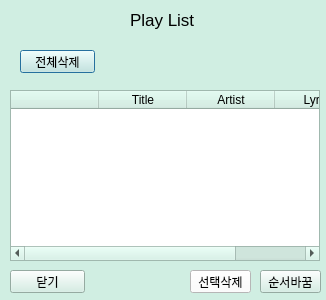
<?xml version="1.0" encoding="UTF-8"?>
<ui version="4.0">
 <class>playwidget</class>
 <widget class="QDialog" name="playwidget">
  <property name="geometry">
   <rect>
    <x>0</x>
    <y>0</y>
    <width>326</width>
    <height>300</height>
   </rect>
  </property>
  <property name="palette">
   <palette>
    <active>
     <colorrole role="WindowText">
      <brush brushstyle="SolidPattern">
       <color alpha="255">
        <red>0</red>
        <green>0</green>
        <blue>0</blue>
       </color>
      </brush>
     </colorrole>
     <colorrole role="Button">
      <brush brushstyle="SolidPattern">
       <color alpha="255">
        <red>208</red>
        <green>238</green>
        <blue>226</blue>
       </color>
      </brush>
     </colorrole>
     <colorrole role="Light">
      <brush brushstyle="SolidPattern">
       <color alpha="255">
        <red>255</red>
        <green>255</green>
        <blue>255</blue>
       </color>
      </brush>
     </colorrole>
     <colorrole role="Midlight">
      <brush brushstyle="SolidPattern">
       <color alpha="255">
        <red>231</red>
        <green>246</green>
        <blue>240</blue>
       </color>
      </brush>
     </colorrole>
     <colorrole role="Dark">
      <brush brushstyle="SolidPattern">
       <color alpha="255">
        <red>104</red>
        <green>119</green>
        <blue>113</blue>
       </color>
      </brush>
     </colorrole>
     <colorrole role="Mid">
      <brush brushstyle="SolidPattern">
       <color alpha="255">
        <red>139</red>
        <green>159</green>
        <blue>151</blue>
       </color>
      </brush>
     </colorrole>
     <colorrole role="Text">
      <brush brushstyle="SolidPattern">
       <color alpha="255">
        <red>0</red>
        <green>0</green>
        <blue>0</blue>
       </color>
      </brush>
     </colorrole>
     <colorrole role="BrightText">
      <brush brushstyle="SolidPattern">
       <color alpha="255">
        <red>255</red>
        <green>255</green>
        <blue>255</blue>
       </color>
      </brush>
     </colorrole>
     <colorrole role="ButtonText">
      <brush brushstyle="SolidPattern">
       <color alpha="255">
        <red>0</red>
        <green>0</green>
        <blue>0</blue>
       </color>
      </brush>
     </colorrole>
     <colorrole role="Base">
      <brush brushstyle="SolidPattern">
       <color alpha="255">
        <red>255</red>
        <green>255</green>
        <blue>255</blue>
       </color>
      </brush>
     </colorrole>
     <colorrole role="Window">
      <brush brushstyle="SolidPattern">
       <color alpha="255">
        <red>208</red>
        <green>238</green>
        <blue>226</blue>
       </color>
      </brush>
     </colorrole>
     <colorrole role="Shadow">
      <brush brushstyle="SolidPattern">
       <color alpha="255">
        <red>0</red>
        <green>0</green>
        <blue>0</blue>
       </color>
      </brush>
     </colorrole>
     <colorrole role="AlternateBase">
      <brush brushstyle="SolidPattern">
       <color alpha="255">
        <red>231</red>
        <green>246</green>
        <blue>240</blue>
       </color>
      </brush>
     </colorrole>
     <colorrole role="ToolTipBase">
      <brush brushstyle="SolidPattern">
       <color alpha="255">
        <red>255</red>
        <green>255</green>
        <blue>220</blue>
       </color>
      </brush>
     </colorrole>
     <colorrole role="ToolTipText">
      <brush brushstyle="SolidPattern">
       <color alpha="255">
        <red>0</red>
        <green>0</green>
        <blue>0</blue>
       </color>
      </brush>
     </colorrole>
     <colorrole role="PlaceholderText">
      <brush brushstyle="SolidPattern">
       <color alpha="128">
        <red>0</red>
        <green>0</green>
        <blue>0</blue>
       </color>
      </brush>
     </colorrole>
    </active>
    <inactive>
     <colorrole role="WindowText">
      <brush brushstyle="SolidPattern">
       <color alpha="255">
        <red>0</red>
        <green>0</green>
        <blue>0</blue>
       </color>
      </brush>
     </colorrole>
     <colorrole role="Button">
      <brush brushstyle="SolidPattern">
       <color alpha="255">
        <red>208</red>
        <green>238</green>
        <blue>226</blue>
       </color>
      </brush>
     </colorrole>
     <colorrole role="Light">
      <brush brushstyle="SolidPattern">
       <color alpha="255">
        <red>255</red>
        <green>255</green>
        <blue>255</blue>
       </color>
      </brush>
     </colorrole>
     <colorrole role="Midlight">
      <brush brushstyle="SolidPattern">
       <color alpha="255">
        <red>231</red>
        <green>246</green>
        <blue>240</blue>
       </color>
      </brush>
     </colorrole>
     <colorrole role="Dark">
      <brush brushstyle="SolidPattern">
       <color alpha="255">
        <red>104</red>
        <green>119</green>
        <blue>113</blue>
       </color>
      </brush>
     </colorrole>
     <colorrole role="Mid">
      <brush brushstyle="SolidPattern">
       <color alpha="255">
        <red>139</red>
        <green>159</green>
        <blue>151</blue>
       </color>
      </brush>
     </colorrole>
     <colorrole role="Text">
      <brush brushstyle="SolidPattern">
       <color alpha="255">
        <red>0</red>
        <green>0</green>
        <blue>0</blue>
       </color>
      </brush>
     </colorrole>
     <colorrole role="BrightText">
      <brush brushstyle="SolidPattern">
       <color alpha="255">
        <red>255</red>
        <green>255</green>
        <blue>255</blue>
       </color>
      </brush>
     </colorrole>
     <colorrole role="ButtonText">
      <brush brushstyle="SolidPattern">
       <color alpha="255">
        <red>0</red>
        <green>0</green>
        <blue>0</blue>
       </color>
      </brush>
     </colorrole>
     <colorrole role="Base">
      <brush brushstyle="SolidPattern">
       <color alpha="255">
        <red>255</red>
        <green>255</green>
        <blue>255</blue>
       </color>
      </brush>
     </colorrole>
     <colorrole role="Window">
      <brush brushstyle="SolidPattern">
       <color alpha="255">
        <red>208</red>
        <green>238</green>
        <blue>226</blue>
       </color>
      </brush>
     </colorrole>
     <colorrole role="Shadow">
      <brush brushstyle="SolidPattern">
       <color alpha="255">
        <red>0</red>
        <green>0</green>
        <blue>0</blue>
       </color>
      </brush>
     </colorrole>
     <colorrole role="AlternateBase">
      <brush brushstyle="SolidPattern">
       <color alpha="255">
        <red>231</red>
        <green>246</green>
        <blue>240</blue>
       </color>
      </brush>
     </colorrole>
     <colorrole role="ToolTipBase">
      <brush brushstyle="SolidPattern">
       <color alpha="255">
        <red>255</red>
        <green>255</green>
        <blue>220</blue>
       </color>
      </brush>
     </colorrole>
     <colorrole role="ToolTipText">
      <brush brushstyle="SolidPattern">
       <color alpha="255">
        <red>0</red>
        <green>0</green>
        <blue>0</blue>
       </color>
      </brush>
     </colorrole>
     <colorrole role="PlaceholderText">
      <brush brushstyle="SolidPattern">
       <color alpha="128">
        <red>0</red>
        <green>0</green>
        <blue>0</blue>
       </color>
      </brush>
     </colorrole>
    </inactive>
    <disabled>
     <colorrole role="WindowText">
      <brush brushstyle="SolidPattern">
       <color alpha="255">
        <red>104</red>
        <green>119</green>
        <blue>113</blue>
       </color>
      </brush>
     </colorrole>
     <colorrole role="Button">
      <brush brushstyle="SolidPattern">
       <color alpha="255">
        <red>208</red>
        <green>238</green>
        <blue>226</blue>
       </color>
      </brush>
     </colorrole>
     <colorrole role="Light">
      <brush brushstyle="SolidPattern">
       <color alpha="255">
        <red>255</red>
        <green>255</green>
        <blue>255</blue>
       </color>
      </brush>
     </colorrole>
     <colorrole role="Midlight">
      <brush brushstyle="SolidPattern">
       <color alpha="255">
        <red>231</red>
        <green>246</green>
        <blue>240</blue>
       </color>
      </brush>
     </colorrole>
     <colorrole role="Dark">
      <brush brushstyle="SolidPattern">
       <color alpha="255">
        <red>104</red>
        <green>119</green>
        <blue>113</blue>
       </color>
      </brush>
     </colorrole>
     <colorrole role="Mid">
      <brush brushstyle="SolidPattern">
       <color alpha="255">
        <red>139</red>
        <green>159</green>
        <blue>151</blue>
       </color>
      </brush>
     </colorrole>
     <colorrole role="Text">
      <brush brushstyle="SolidPattern">
       <color alpha="255">
        <red>104</red>
        <green>119</green>
        <blue>113</blue>
       </color>
      </brush>
     </colorrole>
     <colorrole role="BrightText">
      <brush brushstyle="SolidPattern">
       <color alpha="255">
        <red>255</red>
        <green>255</green>
        <blue>255</blue>
       </color>
      </brush>
     </colorrole>
     <colorrole role="ButtonText">
      <brush brushstyle="SolidPattern">
       <color alpha="255">
        <red>104</red>
        <green>119</green>
        <blue>113</blue>
       </color>
      </brush>
     </colorrole>
     <colorrole role="Base">
      <brush brushstyle="SolidPattern">
       <color alpha="255">
        <red>208</red>
        <green>238</green>
        <blue>226</blue>
       </color>
      </brush>
     </colorrole>
     <colorrole role="Window">
      <brush brushstyle="SolidPattern">
       <color alpha="255">
        <red>208</red>
        <green>238</green>
        <blue>226</blue>
       </color>
      </brush>
     </colorrole>
     <colorrole role="Shadow">
      <brush brushstyle="SolidPattern">
       <color alpha="255">
        <red>0</red>
        <green>0</green>
        <blue>0</blue>
       </color>
      </brush>
     </colorrole>
     <colorrole role="AlternateBase">
      <brush brushstyle="SolidPattern">
       <color alpha="255">
        <red>208</red>
        <green>238</green>
        <blue>226</blue>
       </color>
      </brush>
     </colorrole>
     <colorrole role="ToolTipBase">
      <brush brushstyle="SolidPattern">
       <color alpha="255">
        <red>255</red>
        <green>255</green>
        <blue>220</blue>
       </color>
      </brush>
     </colorrole>
     <colorrole role="ToolTipText">
      <brush brushstyle="SolidPattern">
       <color alpha="255">
        <red>0</red>
        <green>0</green>
        <blue>0</blue>
       </color>
      </brush>
     </colorrole>
     <colorrole role="PlaceholderText">
      <brush brushstyle="SolidPattern">
       <color alpha="128">
        <red>0</red>
        <green>0</green>
        <blue>0</blue>
       </color>
      </brush>
     </colorrole>
    </disabled>
   </palette>
  </property>
  <property name="windowTitle">
   <string>Dialog</string>
  </property>
  <widget class="QLabel" name="Title">
   <property name="geometry">
    <rect>
     <x>130</x>
     <y>10</y>
     <width>71</width>
     <height>20</height>
    </rect>
   </property>
   <property name="font">
    <font>
     <pointsize>13</pointsize>
    </font>
   </property>
   <property name="text">
    <string>Play List</string>
   </property>
  </widget>
  <widget class="QPushButton" name="deleteplay">
   <property name="geometry">
    <rect>
     <x>20</x>
     <y>50</y>
     <width>75</width>
     <height>23</height>
    </rect>
   </property>
   <property name="text">
    <string>전체삭제</string>
   </property>
  </widget>
  <widget class="QTableWidget" name="ListTable">
   <property name="geometry">
    <rect>
     <x>10</x>
     <y>90</y>
     <width>310</width>
     <height>171</height>
    </rect>
   </property>
   <property name="maximumSize">
    <size>
     <width>16777203</width>
     <height>16777215</height>
    </size>
   </property>
   <property name="acceptDrops">
    <bool>false</bool>
   </property>
   <property name="layoutDirection">
    <enum>Qt::LeftToRight</enum>
   </property>
   <property name="frameShape">
    <enum>QFrame::StyledPanel</enum>
   </property>
   <property name="frameShadow">
    <enum>QFrame::Sunken</enum>
   </property>
   <property name="lineWidth">
    <number>1</number>
   </property>
   <property name="verticalScrollBarPolicy">
    <enum>Qt::ScrollBarAsNeeded</enum>
   </property>
   <property name="horizontalScrollBarPolicy">
    <enum>Qt::ScrollBarAsNeeded</enum>
   </property>
   <property name="sizeAdjustPolicy">
    <enum>QAbstractScrollArea::AdjustIgnored</enum>
   </property>
   <property name="autoScroll">
    <bool>true</bool>
   </property>
   <property name="showGrid">
    <bool>true</bool>
   </property>
   <property name="gridStyle">
    <enum>Qt::NoPen</enum>
   </property>
   <property name="wordWrap">
    <bool>true</bool>
   </property>
   <property name="cornerButtonEnabled">
    <bool>true</bool>
   </property>
   <attribute name="horizontalHeaderDefaultSectionSize">
    <number>88</number>
   </attribute>
   <attribute name="horizontalHeaderHighlightSections">
    <bool>true</bool>
   </attribute>
   <attribute name="verticalHeaderVisible">
    <bool>false</bool>
   </attribute>
   <attribute name="verticalHeaderMinimumSectionSize">
    <number>10</number>
   </attribute>
   <attribute name="verticalHeaderDefaultSectionSize">
    <number>30</number>
   </attribute>
   <column>
    <property name="text">
     <string/>
    </property>
    <property name="textAlignment">
     <set>AlignCenter</set>
    </property>
   </column>
   <column>
    <property name="text">
     <string>Title</string>
    </property>
    <property name="textAlignment">
     <set>AlignCenter</set>
    </property>
   </column>
   <column>
    <property name="text">
     <string>Artist</string>
    </property>
    <property name="textAlignment">
     <set>AlignCenter</set>
    </property>
   </column>
   <column>
    <property name="text">
     <string>Lyrics</string>
    </property>
    <property name="textAlignment">
     <set>AlignCenter</set>
    </property>
   </column>
  </widget>
  <widget class="QPushButton" name="closeB">
   <property name="geometry">
    <rect>
     <x>10</x>
     <y>270</y>
     <width>75</width>
     <height>23</height>
    </rect>
   </property>
   <property name="text">
    <string>닫기</string>
   </property>
  </widget>
  <widget class="QPushButton" name="select_delete">
   <property name="geometry">
    <rect>
     <x>190</x>
     <y>270</y>
     <width>61</width>
     <height>23</height>
    </rect>
   </property>
   <property name="palette">
    <palette>
     <active>
      <colorrole role="WindowText">
       <brush brushstyle="SolidPattern">
        <color alpha="255">
         <red>0</red>
         <green>0</green>
         <blue>0</blue>
        </color>
       </brush>
      </colorrole>
      <colorrole role="Button">
       <brush brushstyle="SolidPattern">
        <color alpha="255">
         <red>255</red>
         <green>255</green>
         <blue>255</blue>
        </color>
       </brush>
      </colorrole>
      <colorrole role="Light">
       <brush brushstyle="SolidPattern">
        <color alpha="255">
         <red>255</red>
         <green>255</green>
         <blue>255</blue>
        </color>
       </brush>
      </colorrole>
      <colorrole role="Midlight">
       <brush brushstyle="SolidPattern">
        <color alpha="255">
         <red>255</red>
         <green>255</green>
         <blue>255</blue>
        </color>
       </brush>
      </colorrole>
      <colorrole role="Dark">
       <brush brushstyle="SolidPattern">
        <color alpha="255">
         <red>127</red>
         <green>127</green>
         <blue>127</blue>
        </color>
       </brush>
      </colorrole>
      <colorrole role="Mid">
       <brush brushstyle="SolidPattern">
        <color alpha="255">
         <red>170</red>
         <green>170</green>
         <blue>170</blue>
        </color>
       </brush>
      </colorrole>
      <colorrole role="Text">
       <brush brushstyle="SolidPattern">
        <color alpha="255">
         <red>0</red>
         <green>0</green>
         <blue>0</blue>
        </color>
       </brush>
      </colorrole>
      <colorrole role="BrightText">
       <brush brushstyle="SolidPattern">
        <color alpha="255">
         <red>255</red>
         <green>255</green>
         <blue>255</blue>
        </color>
       </brush>
      </colorrole>
      <colorrole role="ButtonText">
       <brush brushstyle="SolidPattern">
        <color alpha="255">
         <red>0</red>
         <green>0</green>
         <blue>0</blue>
        </color>
       </brush>
      </colorrole>
      <colorrole role="Base">
       <brush brushstyle="SolidPattern">
        <color alpha="255">
         <red>255</red>
         <green>255</green>
         <blue>255</blue>
        </color>
       </brush>
      </colorrole>
      <colorrole role="Window">
       <brush brushstyle="SolidPattern">
        <color alpha="255">
         <red>255</red>
         <green>255</green>
         <blue>255</blue>
        </color>
       </brush>
      </colorrole>
      <colorrole role="Shadow">
       <brush brushstyle="SolidPattern">
        <color alpha="255">
         <red>0</red>
         <green>0</green>
         <blue>0</blue>
        </color>
       </brush>
      </colorrole>
      <colorrole role="AlternateBase">
       <brush brushstyle="SolidPattern">
        <color alpha="255">
         <red>255</red>
         <green>255</green>
         <blue>255</blue>
        </color>
       </brush>
      </colorrole>
      <colorrole role="ToolTipBase">
       <brush brushstyle="SolidPattern">
        <color alpha="255">
         <red>255</red>
         <green>255</green>
         <blue>220</blue>
        </color>
       </brush>
      </colorrole>
      <colorrole role="ToolTipText">
       <brush brushstyle="SolidPattern">
        <color alpha="255">
         <red>0</red>
         <green>0</green>
         <blue>0</blue>
        </color>
       </brush>
      </colorrole>
      <colorrole role="PlaceholderText">
       <brush brushstyle="SolidPattern">
        <color alpha="128">
         <red>0</red>
         <green>0</green>
         <blue>0</blue>
        </color>
       </brush>
      </colorrole>
     </active>
     <inactive>
      <colorrole role="WindowText">
       <brush brushstyle="SolidPattern">
        <color alpha="255">
         <red>0</red>
         <green>0</green>
         <blue>0</blue>
        </color>
       </brush>
      </colorrole>
      <colorrole role="Button">
       <brush brushstyle="SolidPattern">
        <color alpha="255">
         <red>255</red>
         <green>255</green>
         <blue>255</blue>
        </color>
       </brush>
      </colorrole>
      <colorrole role="Light">
       <brush brushstyle="SolidPattern">
        <color alpha="255">
         <red>255</red>
         <green>255</green>
         <blue>255</blue>
        </color>
       </brush>
      </colorrole>
      <colorrole role="Midlight">
       <brush brushstyle="SolidPattern">
        <color alpha="255">
         <red>255</red>
         <green>255</green>
         <blue>255</blue>
        </color>
       </brush>
      </colorrole>
      <colorrole role="Dark">
       <brush brushstyle="SolidPattern">
        <color alpha="255">
         <red>127</red>
         <green>127</green>
         <blue>127</blue>
        </color>
       </brush>
      </colorrole>
      <colorrole role="Mid">
       <brush brushstyle="SolidPattern">
        <color alpha="255">
         <red>170</red>
         <green>170</green>
         <blue>170</blue>
        </color>
       </brush>
      </colorrole>
      <colorrole role="Text">
       <brush brushstyle="SolidPattern">
        <color alpha="255">
         <red>0</red>
         <green>0</green>
         <blue>0</blue>
        </color>
       </brush>
      </colorrole>
      <colorrole role="BrightText">
       <brush brushstyle="SolidPattern">
        <color alpha="255">
         <red>255</red>
         <green>255</green>
         <blue>255</blue>
        </color>
       </brush>
      </colorrole>
      <colorrole role="ButtonText">
       <brush brushstyle="SolidPattern">
        <color alpha="255">
         <red>0</red>
         <green>0</green>
         <blue>0</blue>
        </color>
       </brush>
      </colorrole>
      <colorrole role="Base">
       <brush brushstyle="SolidPattern">
        <color alpha="255">
         <red>255</red>
         <green>255</green>
         <blue>255</blue>
        </color>
       </brush>
      </colorrole>
      <colorrole role="Window">
       <brush brushstyle="SolidPattern">
        <color alpha="255">
         <red>255</red>
         <green>255</green>
         <blue>255</blue>
        </color>
       </brush>
      </colorrole>
      <colorrole role="Shadow">
       <brush brushstyle="SolidPattern">
        <color alpha="255">
         <red>0</red>
         <green>0</green>
         <blue>0</blue>
        </color>
       </brush>
      </colorrole>
      <colorrole role="AlternateBase">
       <brush brushstyle="SolidPattern">
        <color alpha="255">
         <red>255</red>
         <green>255</green>
         <blue>255</blue>
        </color>
       </brush>
      </colorrole>
      <colorrole role="ToolTipBase">
       <brush brushstyle="SolidPattern">
        <color alpha="255">
         <red>255</red>
         <green>255</green>
         <blue>220</blue>
        </color>
       </brush>
      </colorrole>
      <colorrole role="ToolTipText">
       <brush brushstyle="SolidPattern">
        <color alpha="255">
         <red>0</red>
         <green>0</green>
         <blue>0</blue>
        </color>
       </brush>
      </colorrole>
      <colorrole role="PlaceholderText">
       <brush brushstyle="SolidPattern">
        <color alpha="128">
         <red>0</red>
         <green>0</green>
         <blue>0</blue>
        </color>
       </brush>
      </colorrole>
     </inactive>
     <disabled>
      <colorrole role="WindowText">
       <brush brushstyle="SolidPattern">
        <color alpha="255">
         <red>127</red>
         <green>127</green>
         <blue>127</blue>
        </color>
       </brush>
      </colorrole>
      <colorrole role="Button">
       <brush brushstyle="SolidPattern">
        <color alpha="255">
         <red>255</red>
         <green>255</green>
         <blue>255</blue>
        </color>
       </brush>
      </colorrole>
      <colorrole role="Light">
       <brush brushstyle="SolidPattern">
        <color alpha="255">
         <red>255</red>
         <green>255</green>
         <blue>255</blue>
        </color>
       </brush>
      </colorrole>
      <colorrole role="Midlight">
       <brush brushstyle="SolidPattern">
        <color alpha="255">
         <red>255</red>
         <green>255</green>
         <blue>255</blue>
        </color>
       </brush>
      </colorrole>
      <colorrole role="Dark">
       <brush brushstyle="SolidPattern">
        <color alpha="255">
         <red>127</red>
         <green>127</green>
         <blue>127</blue>
        </color>
       </brush>
      </colorrole>
      <colorrole role="Mid">
       <brush brushstyle="SolidPattern">
        <color alpha="255">
         <red>170</red>
         <green>170</green>
         <blue>170</blue>
        </color>
       </brush>
      </colorrole>
      <colorrole role="Text">
       <brush brushstyle="SolidPattern">
        <color alpha="255">
         <red>127</red>
         <green>127</green>
         <blue>127</blue>
        </color>
       </brush>
      </colorrole>
      <colorrole role="BrightText">
       <brush brushstyle="SolidPattern">
        <color alpha="255">
         <red>255</red>
         <green>255</green>
         <blue>255</blue>
        </color>
       </brush>
      </colorrole>
      <colorrole role="ButtonText">
       <brush brushstyle="SolidPattern">
        <color alpha="255">
         <red>127</red>
         <green>127</green>
         <blue>127</blue>
        </color>
       </brush>
      </colorrole>
      <colorrole role="Base">
       <brush brushstyle="SolidPattern">
        <color alpha="255">
         <red>255</red>
         <green>255</green>
         <blue>255</blue>
        </color>
       </brush>
      </colorrole>
      <colorrole role="Window">
       <brush brushstyle="SolidPattern">
        <color alpha="255">
         <red>255</red>
         <green>255</green>
         <blue>255</blue>
        </color>
       </brush>
      </colorrole>
      <colorrole role="Shadow">
       <brush brushstyle="SolidPattern">
        <color alpha="255">
         <red>0</red>
         <green>0</green>
         <blue>0</blue>
        </color>
       </brush>
      </colorrole>
      <colorrole role="AlternateBase">
       <brush brushstyle="SolidPattern">
        <color alpha="255">
         <red>255</red>
         <green>255</green>
         <blue>255</blue>
        </color>
       </brush>
      </colorrole>
      <colorrole role="ToolTipBase">
       <brush brushstyle="SolidPattern">
        <color alpha="255">
         <red>255</red>
         <green>255</green>
         <blue>220</blue>
        </color>
       </brush>
      </colorrole>
      <colorrole role="ToolTipText">
       <brush brushstyle="SolidPattern">
        <color alpha="255">
         <red>0</red>
         <green>0</green>
         <blue>0</blue>
        </color>
       </brush>
      </colorrole>
      <colorrole role="PlaceholderText">
       <brush brushstyle="SolidPattern">
        <color alpha="128">
         <red>0</red>
         <green>0</green>
         <blue>0</blue>
        </color>
       </brush>
      </colorrole>
     </disabled>
    </palette>
   </property>
   <property name="text">
    <string>선택삭제</string>
   </property>
  </widget>
  <widget class="QPushButton" name="change">
   <property name="geometry">
    <rect>
     <x>260</x>
     <y>270</y>
     <width>61</width>
     <height>23</height>
    </rect>
   </property>
   <property name="text">
    <string>순서바꿈</string>
   </property>
  </widget>
 </widget>
 <resources/>
 <connections/>
</ui>
